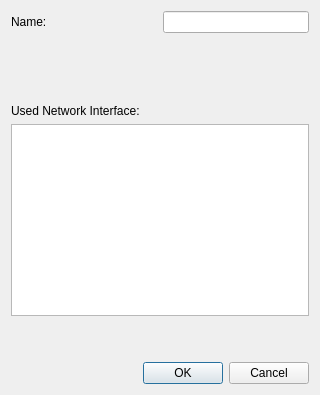
<?xml version="1.0" encoding="UTF-8"?>
<ui version="4.0">
 <class>configuration</class>
 <widget class="QDialog" name="configuration">
  <property name="geometry">
   <rect>
    <x>0</x>
    <y>0</y>
    <width>320</width>
    <height>395</height>
   </rect>
  </property>
  <property name="sizePolicy">
   <sizepolicy hsizetype="Fixed" vsizetype="Fixed">
    <horstretch>0</horstretch>
    <verstretch>0</verstretch>
   </sizepolicy>
  </property>
  <property name="windowTitle">
   <string>Configuration</string>
  </property>
  <layout class="QVBoxLayout" name="verticalLayout">
   <item>
    <layout class="QHBoxLayout" name="horizontalLayout">
     <item>
      <widget class="QLabel" name="label">
       <property name="text">
        <string>Name:</string>
       </property>
      </widget>
     </item>
     <item>
      <widget class="QLineEdit" name="lineEdit">
       <property name="sizePolicy">
        <sizepolicy hsizetype="Ignored" vsizetype="Fixed">
         <horstretch>0</horstretch>
         <verstretch>0</verstretch>
        </sizepolicy>
       </property>
       <property name="layoutDirection">
        <enum>Qt::RightToLeft</enum>
       </property>
       <property name="inputMask">
        <string/>
       </property>
       <property name="text">
        <string/>
       </property>
       <property name="maxLength">
        <number>32767</number>
       </property>
      </widget>
     </item>
    </layout>
   </item>
   <item>
    <spacer name="verticalSpacer_2">
     <property name="orientation">
      <enum>Qt::Vertical</enum>
     </property>
     <property name="sizeHint" stdset="0">
      <size>
       <width>20</width>
       <height>40</height>
      </size>
     </property>
    </spacer>
   </item>
   <item>
    <layout class="QVBoxLayout" name="verticalLayout_2">
     <item>
      <widget class="QLabel" name="label_2">
       <property name="text">
        <string>Used Network Interface:</string>
       </property>
      </widget>
     </item>
     <item>
      <widget class="QListWidget" name="listWidget"/>
     </item>
     <item>
      <spacer name="verticalSpacer">
       <property name="orientation">
        <enum>Qt::Vertical</enum>
       </property>
       <property name="sizeHint" stdset="0">
        <size>
         <width>20</width>
         <height>40</height>
        </size>
       </property>
      </spacer>
     </item>
    </layout>
   </item>
   <item>
    <widget class="QDialogButtonBox" name="buttonBox">
     <property name="orientation">
      <enum>Qt::Horizontal</enum>
     </property>
     <property name="standardButtons">
      <set>QDialogButtonBox::Cancel|QDialogButtonBox::Ok</set>
     </property>
    </widget>
   </item>
  </layout>
 </widget>
 <resources/>
 <connections>
  <connection>
   <sender>buttonBox</sender>
   <signal>accepted()</signal>
   <receiver>configuration</receiver>
   <slot>accept()</slot>
   <hints>
    <hint type="sourcelabel">
     <x>248</x>
     <y>254</y>
    </hint>
    <hint type="destinationlabel">
     <x>157</x>
     <y>274</y>
    </hint>
   </hints>
  </connection>
  <connection>
   <sender>buttonBox</sender>
   <signal>rejected()</signal>
   <receiver>configuration</receiver>
   <slot>reject()</slot>
   <hints>
    <hint type="sourcelabel">
     <x>316</x>
     <y>260</y>
    </hint>
    <hint type="destinationlabel">
     <x>286</x>
     <y>274</y>
    </hint>
   </hints>
  </connection>
 </connections>
</ui>
